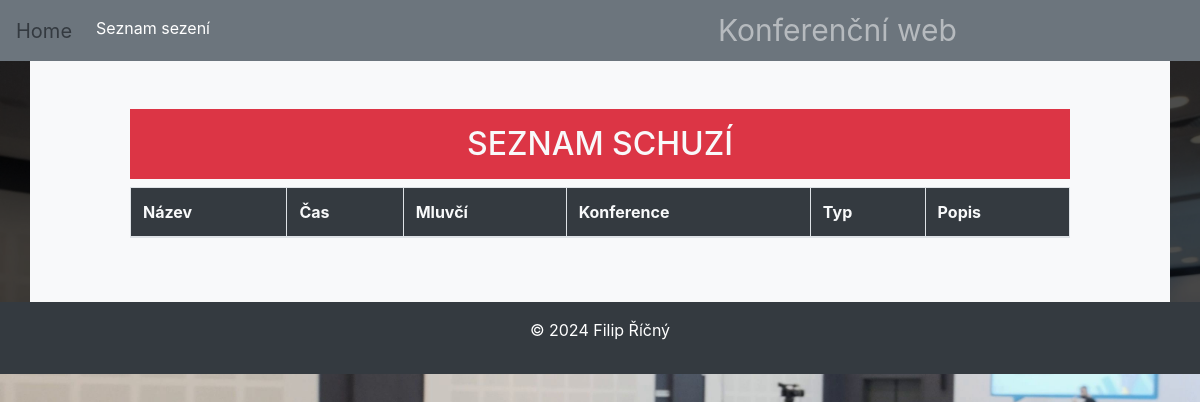
The page /udalosti/list on the database as committed earlier.
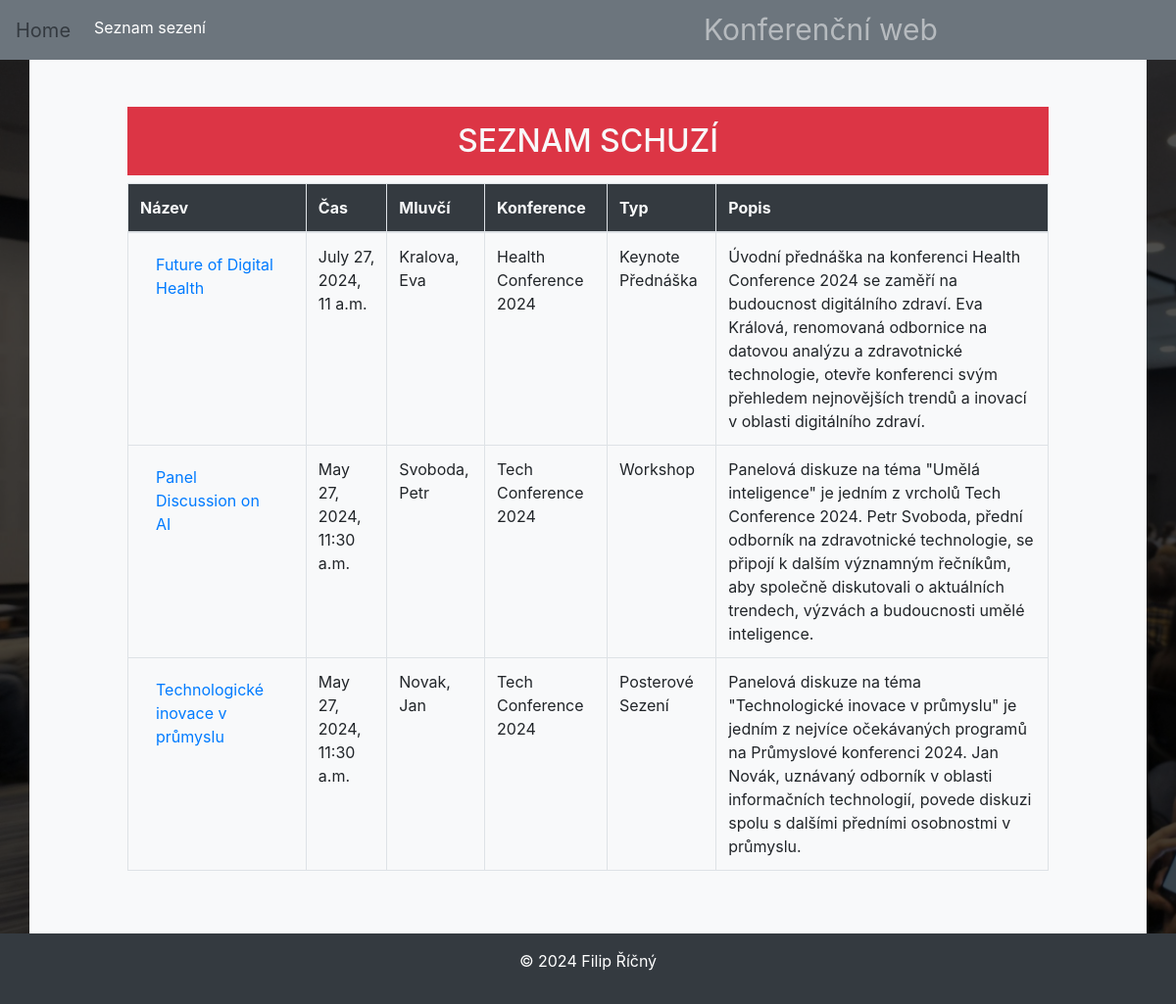
The same page on the database as committed later.
### udalosti/models.py (models this page shows, shortened)
class Session(models.Model):
    SESSION_TYPE = [
        ("Keynote Přednáška", "Keynote Přednáška"),
        ("Panelová Diskuze", "Panelová Diskuze"),
        ("Workshop", "Workshop"),
        ("Posterové Sezení", "Posterové Sezení"),
        ("Breakout Sezení", "Breakout Sezení"),
        ("Q&A Session", "Q&A Session"),
        ("Roundtable Diskuze", "Roundtable Diskuze"),
        ("Lightning Talks", "Lightning Talks"),
    ]
    nazev = models.CharField(max_length=100, unique=True, verbose_name="Název schůze", help_text="Zadejte název schůze",
                             error_messages={'blank': 'Název musí být vyplněn'}, blank=False)
    cas = models.DateTimeField(verbose_name="Čas schůze", blank=False)
    speaker = models.ForeignKey(Speaker, on_delete=models.CASCADE, verbose_name="Mluvčí", blank=False)
    conference = models.ForeignKey(Conference, on_delete=models.CASCADE, verbose_name="Konference", blank=False)
    typ = models.CharField(verbose_name="Typ schůze", default="Workshop", max_length=20, choices=SESSION_TYPE,
                           blank=False)
    description = models.TextField(blank=True, verbose_name="Popis schůze", help_text="Zadejte popis schůze")
    class Meta:
        ordering = ['nazev']
        verbose_name = 'Schůze'
        verbose_name_plural = 'Schůze'

class Speaker(models.Model):
    jmeno = models.CharField(max_length=50, verbose_name="Jméno mluvícího", help_text="Zadejte jméno mluvčiho",
                             error_messages={'blank': 'Jméno musí být vyplněno'}, blank=False)
    prijmeni = models.CharField(max_length=50, verbose_name="Příjmeni mluvícího", help_text="Zadejte příjmení mluvčiho",
                                error_messages={'blank': 'Příjmení musí být vyplněno'}, blank=False)
    narozeni = models.DateField(verbose_name='Datum narození', help_text='Zadejte datum narození', blank=False)
    telefon = models.CharField(max_length=16, verbose_name='Telefon klienta',
                               help_text='Zadejte telefon v podobě: +420 777 777 777', blank=True,
                               validators=[TELEFON_REGEX])
    bydliste = models.CharField(max_length=200, verbose_name='Adresa', help_text='Zadejte adresu mluvčího', blank=False)
    email = models.EmailField(max_length=254, verbose_name='E-mail', help_text='Zadejte e-mailovou adresu mluvčího',
                              validators=[EmailValidator('Neplatný e-mail.')], blank=False)
    foto = models.ImageField(null=True, blank=True, verbose_name='Fotka mluvčího',
                             help_text='Zde můžete vložit fotografii mluvčího', upload_to='speaker/')
    zivotopis = models.TextField(blank=True, verbose_name='Životopis', help_text='Zadejte další životopis mluvčího')
    class Meta:
        ordering = ['prijmeni', 'jmeno']
        verbose_name = 'Mluvčí'
        verbose_name_plural = 'Mluvčí'
    def __str__(self):
        return f'{self.prijmeni}, {self.jmeno}'

class Conference(models.Model):
    nazev = models.CharField(max_length=100, unique=True, verbose_name="Název konference",
                             help_text="Zadejte název konference", error_messages={'blank': 'Název musí být vyplněn'},
                             blank=False)
    lokace = models.CharField(max_length=200, verbose_name="Lokace konference", help_text="Zadejte lokaci konference",
                              error_messages={'blank': 'Lokace musí být vyplněna'}, blank=False)
    datum = models.DateField(verbose_name='Datum konference', help_text='Zadejte datum konference', blank=False)
    logo = models.ImageField(blank=True, upload_to='loga', verbose_name='Logo konference',
                             help_text='Zadejte logo konference')
    description = models.TextField(blank=True, verbose_name="Popis konference", help_text="Zadejte popis konference")
    class Meta:
        ordering = ['nazev']
        verbose_name = 'Konference'
        verbose_name_plural = 'Konference'
    def __str__(self):
        return self.nazev

### udalosti/views.py (the view)
# urls.py: path('list', views.SessionListView.as_view(), name='session_list'),
class SessionListView(ListView):
        model = Session
        template_name ='session/list.html'
        context_object_name ='session_list'

### udalosti/templates/session/list.html (shortened to what this page needs)
{% extends 'base.html' %}
{% block content %}
    <h2 class="bg-danger text-light text-center text-uppercase p-3">Seznam schuzí</h2>
    <div>
        <table class="table table-bordered table-responsive-lg">
            <thead class="bg-dark text-light">
                <tr>
                    <th>Název</th>
                    <th>Čas</th>
                    <th>Mluvčí</th>
                    <th>Konference</th>
                    <th>Typ</th>
                    <th>Popis</th>
                </tr>
            </thead>
            <tbody>
                {% for session in session_list %}
                <tr>
                    <td><a class="nav-link" href="{% url 'session_detail' session.pk %}">{{ session.nazev }}<span class="sr-only">(current)</span></a></td>
                    <td>{{ session.cas }}</td>
                    <td>{{ session.speaker }}</td>
                    <td>{{ session.conference }}</td>
                    <td>{{ session.get_typ_display }}</td>
                    <td>{{ session.description }}</td>
                </tr>
                {% endfor %}
            </tbody>
        </table>
    </div>
{% endblock %}

Rows that differ between the two databases and show on the page:
added Session: nazev "Future of Digital Health", cas "July 27, 2024, 11 a.m.", speaker "Kralova, Eva", conference "Health Conference 2024", typ "Keynote Přednáška", description "Úvodní přednáška na konferenci Health Conference 2024 se zaměří na budoucnost digitálního zdraví. Eva Králová, renomovaná odbornice na datovou analýzu a zdravotnické technologie, otevře konferenci svým přehledem nejnovějších trendů a inovací v oblasti digitálního zdraví."
added Session: nazev "Panel Discussion on AI", cas "May 27, 2024, 11:30 a.m.", speaker "Svoboda, Petr", conference "Tech Conference 2024", typ "Workshop", description "Panelová diskuze na téma \"Umělá inteligence\" je jedním z vrcholů Tech Conference 2024. Petr Svoboda, přední odborník na zdravotnické technologie, se připojí k dalším významným řečníkům, aby společně diskutovali o aktuálních trendech, výzvách a budoucnosti umělé inteligence."
added Session: nazev "Technologické inovace v průmyslu", cas "May 27, 2024, 11:30 a.m.", speaker "Novak, Jan", conference "Tech Conference 2024", typ "Posterové Sezení", description "Panelová diskuze na téma \"Technologické inovace v průmyslu\" je jedním z nejvíce očekávaných programů na Průmyslové konferenci 2024. Jan Novák, uznávaný odborník v oblasti informačních technologií, povede diskuzi spolu s dalšími předními osobnostmi v průmyslu."
